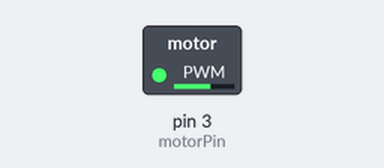
Simulated run of this sketch. Board: Arduino Uno, built with avr-gcc and run on an emulated ATmega328P. On the bench: switched loads named in the sketch (green lamp = pin HIGH).

Above: at 0.05 s.
At 14.9 s:
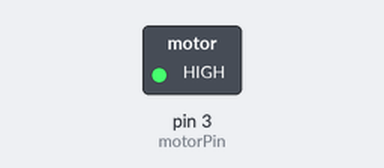
At 22.4 s:
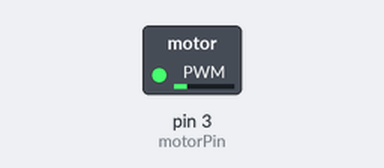
At 29.9 s:
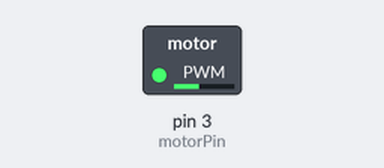
Timing chart, 0 to 39.0 s (numbered marks = the images above):
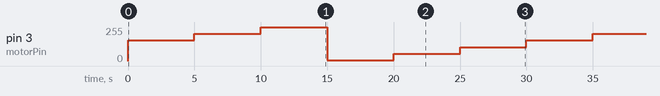

Measured:
- by itself, pin 3 (motorPin): repeats every 30.0 s: 205/255 5.0 s, 255/255 5.0 s, 5/255 5.0 s, 55/255 5.0 s, 105/255 5.0 s, 155/255 5.0 s

The sketch:

MotorActivity.ino
```cpp
/*  Nicholas Vadivelu
 *  TER4M1
 *  Mr. Jay
 *  29 March 2017
 *
 *  Arduino Activity Motor Activity
 */

int motorPin = 3, sped = 105;

void setup() {
  pinMode(motorPin, OUTPUT); //initialize motor
}

void loop() {
  analogWrite(motorPin, (sped != 255 ? sped+=50 : sped = 5)); //run motor, increasing speed
  delay(5000);
}
```
